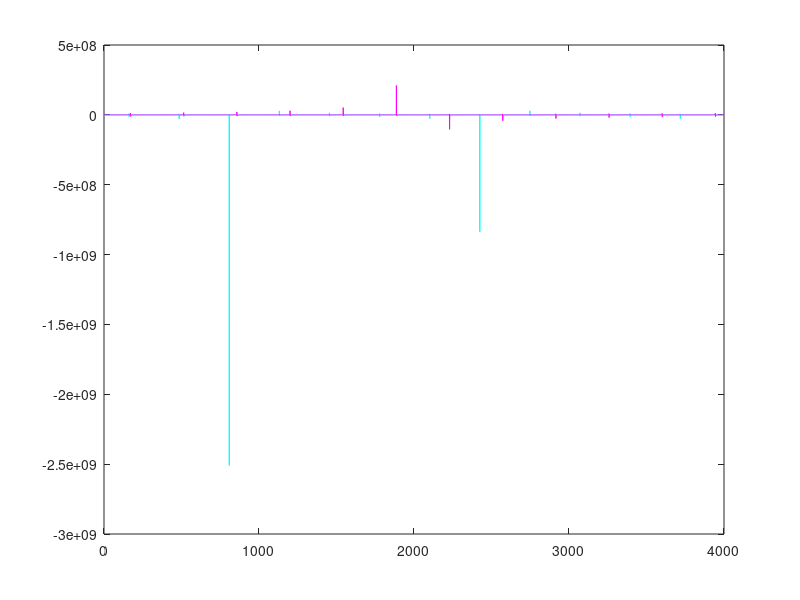

The MATLAB source for this figure: (Note: this script raises an error after producing the figure.)
clear all, close all, clc;
%% Homework 4 - horns and pipes
% Data 

a1 = 0.05; %[m] radius of pipe 
a2 = 0.1; %[m] radius of conical horn 
L1 = 0.5; %[m] length of pipe
L2 = 0.5; % [m] length of conical horn
c = 343; %[m/s] speed of sound in air
rho = 1.25; %[kg/m2] density of air
S1 = pi*(a1)^2; %[m^2] surface of pipe section
S2 = pi*(a2)^2; %[m^2] surface of cone section (ending)
Z01 = rho*c/S1; %characteristic impedance of pipe

f = linspace(0 , 4000, 4000); %[Hz] frequency range 
omega = f.*(2*pi); %[rad/s] frequency range
k = omega./c; %[1/m] wave number
ka = k.*a1; %[-] adimensional ka for pipe only

%% question 1 Determine the frequencies of the maxima impedance
% of the cylindrical pipe only, considering the
%presence of the radiation load.

%first of all, in order to take into account radiation losses, we add a 
% virtual elongation 
%actually, DeltaL1 is a function of ka: see fig. 8.9 of Fletcher(pag. 201)
% let's take a mean value of Delta/a between 0.1 and 0.61

DeltaL1 = 0.61*a1; %[m]

L1corr = L1 + DeltaL1; 

%for an open, not flanged end pipe the input impedance is then
Zin1 = 1i*Z01*tan(k.*L1corr);

%where maxima are at
n = [1:10];

omega_max_1 = (n - 0.5).*(pi*c/L1corr);

%let's take a look at 
figure(1)
plot( f, imag(Zin1),'c', 'lineWidth' , 0.5);
hold on 
plot ( f, imag(1i*Z01*tan(k.*L1)), 'm', 'lineWidth' , 0.5);
xline(162,'-.',{'161.6 Hz'}  , 'lineWidth' , 1.5);
xline(485,'-.',{'484.9 Hz'}  , 'lineWidth' , 1.5);
xline(808,'-.',{'808.2 Hz'}  , 'lineWidth' , 1.5);
xline(1132,'-.',{'1131.5 Hz'}  , 'lineWidth' , 1.5);
legend(["with radiation load", "without radiation load"])
xlabel("f [Hz]" ,'FontSize',12,'FontWeight','bold','Color','k','interpreter','latex')
ylabel("$Z_{in}$ open pipe [$\frac{Pa \times s}{m^3}$]" ,'FontSize',12,'FontWeight','bold','Color','k','interpreter','latex')
ylim([ -1e6 1e6]);
xlim([0 1500]);

%% Question 2 Consider now the compound horn. Determine the frequencies 
%of the first four maxima of the input impedance.

%we need to solve the follorwing equation
%the distance from the narrow end and the conic apex is x1

x1 = 0.5; 

syms x
figure(2);
fplot(tan(x*L1corr) - cot(x*L2) - (1/(x*x1)));

S = zeros(1, 4);
S(1) = vpasolve(tan(x*L1corr) - cot(x*L2) - (1/(x*x1)) == 0, x, 1.5); % NB: remember to fplot the lhs of the equation to check for the zeros
S(2) = vpasolve(tan(x*L1corr) - cot(x*L2) - (1/(x*x1)) == 0, x, 4.5);
S(3) = vpasolve(tan(x*L1corr) - cot(x*L2) - (1/(x*x1)) == 0, x, 7.7);
S(4) = vpasolve(tan(x*L1corr) - cot(x*L2) - (1/(x*x1)) == 0, x, 11);

f_max_2 = (S*c)/(2*pi);

figure(2)

plot( f, tan(k.*L1corr) - cot(k.*L2) - (1./(k.*x1)),'b', 'lineWidth' , 0.5);
hold on 
xline(107,'-.',{'106.8 Hz'}  , 'lineWidth' , 1.5);
xline(262,'-.',{'262.1 Hz'}  , 'lineWidth' , 1.5);
xline(422,'-.',{'421.3 Hz'}  , 'lineWidth' , 1.5);
xline(589,'-.',{'589 Hz'}  , 'lineWidth' , 1.5);
yline(0)
xlabel("f [Hz]" ,'FontSize',12,'FontWeight','bold','Color','k','interpreter','latex')
ylabel("$\tan(kL_2) - \cot(kL_1) - 1/kx_1$" ,'FontSize',12,'FontWeight','bold','Color','k','interpreter','latex')
ylim([ -40 40]);
xlim([0 700]);
% syms x 
% eqn = tan(x*L1) - cot(x*L2) - (1/(x*x1)) == 0;
% for n = 1:4 
%   vpasolve(eqn ,x ,'Random',true) 
% end
% %k_max_2 = vpasolve(eqn, k); 

%% Question 3 - Determine the frequencies of the first four minima of the input impedance
%when the numerator of Zin goes to zero (see below)
syms y;
assume(y>0);

figure(3);
fplot(cot(y*L2) + cot(y*L1corr) + 1/(y*x1));
sols = zeros(1,4);
sols(1) = vpasolve(cot(y*L2) + cot(y*L1corr) + 1/(y*x1) == 0, y, 3);
sols(2) = vpasolve(cot(y*L2) + cot(y*L1corr) + 1/(y*x1) == 0, y, 6);
sols(3) = vpasolve(cot(y*L2) + cot(y*L1corr) + 1/(y*x1) == 0, y, 9.2);
sols(4) = vpasolve(cot(y*L2) + cot(y*L1corr) + 1/(y*x1) == 0, y, 12.1);

f_min_2 = (sols*c)/(2*pi);




%% Question 4 - Plot the impedance function in the range [0Hz, 4 kHz]

% compute separately the conical input impedance
%assuming the radiation load with the same correction of the pipe

Zc = (1i*rho*c/S1).*(1./(cot(k.*L1corr) + 1./(k.*x1)));

%then we plug into the inpute impedance of the pipe (with no radiation
%losses)

Zin2 = Z01.*((Zc.*cos(k.*L1) + 1i*Z01*sin(k.*L1))./(1i.*Zc.*sin(k.*L1) + Z01.*cos(k.*L1)));

figure(4)
plot(f, abs(Zin2),'k', 'lineWidth' , 0.7);
hold on 

%{
xline(205,'-.',{'213.8 Hz'}  , 'lineWidth' , 1.5);
xline(359,'-.',{'343 Hz'}  , 'lineWidth' , 1.5);
xline(508,'-.',{'532.3 Hz'}  , 'lineWidth' , 1.5);
xline(678,'-.',{'686 Hz'}  , 'lineWidth' , 1.5);
%}

for i=1:length(f_max_2)
    xline(f_max_2(i), '--', compose('%.1f Hz', f_max_2(i)), 'lineWidth' , 1.1, 'color', '#980002');
    xline(f_min_2(i), '-.', compose('%.1f Hz', f_min_2(i)), 'lineWidth' , 1.1, 'color', '#5b7c99');
end

xlabel("f [Hz]" ,'FontSize',12,'FontWeight','bold','Color','k','interpreter','latex')
ylabel("$|Z_{in}|$ [$\frac{Pa \times s}{m^3}$]" ,'FontSize',12,'FontWeight','bold','Color','k','interpreter','latex')
ylim([0 1e6]);
xlim([0 700]);

figure(5);
plot(f, abs(Zin2),'k', 'lineWidth' , 0.7);
xlabel("f [Hz]" ,'FontSize',12,'FontWeight','bold','Color','k','interpreter','latex')
ylabel("$|Z_{in}|$ [$\frac{Pa \times s}{m^3}$]" ,'FontSize',12,'FontWeight','bold','Color','k','interpreter','latex')
ylim([0 1e6]);
xlim([0 4e3]);



syms kappa;
ZcSym = (1i*rho*c/S1)*(1/(cot(kappa*L1corr) + 1/(kappa*x1)));
ZSym = Z01*((ZcSym*cos(kappa*L1) + 1i*Z01*sin(kappa*L1))/(1i*ZcSym*sin(kappa*L1) + Z01*cos(kappa*L1)));
min = vpasolve(ZSym == 0, kappa, (2*pi*200)/c);
min = (min*c)/(2*pi);


 %ka = a2pi f / c